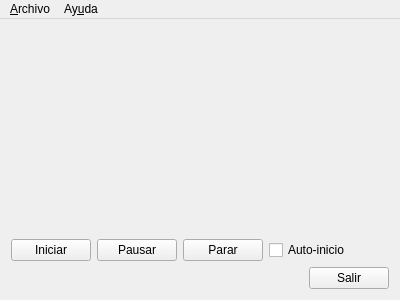
<?xml version="1.0" encoding="UTF-8"?>
<ui version="4.0">
 <class>ImageViewerWindow</class>
 <widget class="QMainWindow" name="ImageViewerWindow">
  <property name="geometry">
   <rect>
    <x>0</x>
    <y>0</y>
    <width>400</width>
    <height>300</height>
   </rect>
  </property>
  <property name="windowTitle">
   <string>ImageViewerWindow</string>
  </property>
  <widget class="QWidget" name="centralWidget">
   <layout class="QVBoxLayout" name="verticalLayout">
    <item>
     <widget class="QLabel" name="image">
      <property name="sizePolicy">
       <sizepolicy hsizetype="Ignored" vsizetype="Ignored">
        <horstretch>0</horstretch>
        <verstretch>0</verstretch>
       </sizepolicy>
      </property>
      <property name="text">
       <string/>
      </property>
      <property name="scaledContents">
       <bool>true</bool>
      </property>
     </widget>
    </item>
    <item>
     <layout class="QHBoxLayout" name="horizontalLayout_2">
      <item>
       <widget class="QPushButton" name="pbIniciar">
        <property name="text">
         <string>Iniciar</string>
        </property>
       </widget>
      </item>
      <item>
       <widget class="QPushButton" name="pbPausar">
        <property name="text">
         <string>Pausar</string>
        </property>
       </widget>
      </item>
      <item>
       <widget class="QPushButton" name="pbParar">
        <property name="text">
         <string>Parar</string>
        </property>
       </widget>
      </item>
      <item>
       <widget class="QCheckBox" name="cbAutoInicio">
        <property name="text">
         <string>Auto-inicio</string>
        </property>
       </widget>
      </item>
      <item>
       <spacer name="horizontalSpacer_2">
        <property name="orientation">
         <enum>Qt::Horizontal</enum>
        </property>
        <property name="sizeHint" stdset="0">
         <size>
          <width>40</width>
          <height>20</height>
         </size>
        </property>
       </spacer>
      </item>
     </layout>
    </item>
    <item>
     <layout class="QHBoxLayout" name="horizontalLayout">
      <item>
       <spacer name="horizontalSpacer">
        <property name="orientation">
         <enum>Qt::Horizontal</enum>
        </property>
        <property name="sizeHint" stdset="0">
         <size>
          <width>40</width>
          <height>20</height>
         </size>
        </property>
       </spacer>
      </item>
      <item>
       <widget class="QPushButton" name="pbSalir">
        <property name="text">
         <string>Salir</string>
        </property>
       </widget>
      </item>
     </layout>
    </item>
   </layout>
  </widget>
  <widget class="QMenuBar" name="menuBar">
   <property name="geometry">
    <rect>
     <x>0</x>
     <y>0</y>
     <width>400</width>
     <height>19</height>
    </rect>
   </property>
   <widget class="QMenu" name="menu_Archivo">
    <property name="title">
     <string>&amp;Archivo</string>
    </property>
    <addaction name="actionAbrir"/>
    <addaction name="actionCapturar"/>
    <addaction name="actionSalir"/>
   </widget>
   <widget class="QMenu" name="menuAy_uda">
    <property name="title">
     <string>Ay&amp;uda</string>
    </property>
    <addaction name="actionAcerca_de"/>
   </widget>
   <addaction name="menu_Archivo"/>
   <addaction name="menuAy_uda"/>
  </widget>
  <action name="actionAbrir">
   <property name="text">
    <string>A&amp;brir...</string>
   </property>
  </action>
  <action name="actionSalir">
   <property name="text">
    <string>&amp;Salir</string>
   </property>
  </action>
  <action name="actionAcerca_de">
   <property name="text">
    <string>Acerca de...</string>
   </property>
  </action>
  <action name="actionCapturar">
   <property name="text">
    <string>Capturar</string>
   </property>
  </action>
 </widget>
 <layoutdefault spacing="6" margin="11"/>
 <resources/>
 <connections/>
</ui>
